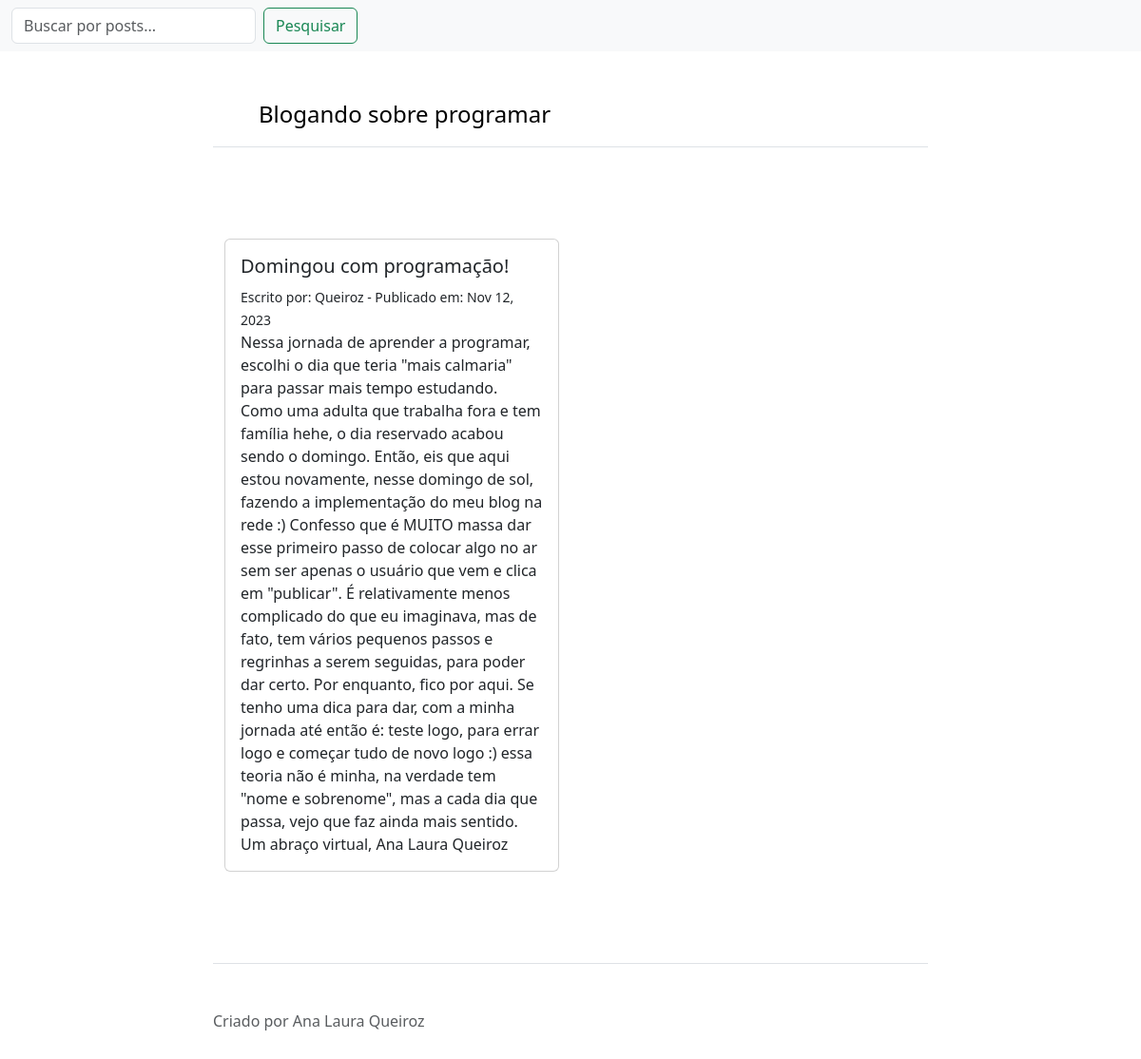
Screenshot of /blog/gomingoucomprogramacao/ with the database file from the repository.
### blog/models.py (models this page shows)
class Post(models.Model):
    title = models.CharField(max_length=200, unique=True) #texto do titulo, caracteres limitados
    slug = models.SlugField(max_length=40,default=slugify(title)) #criar url personalizada do post, sem ID publica
    author = models.ForeignKey(User, on_delete=models.CASCADE, related_name='blog_posts') #login par publicacao e regra de exclusao dos dados ao excluir autor
    created_date = models.DateTimeField(auto_now_add=True) #data e hora conforme tiemzone
    update_on = models.DateField(auto_now =True)
    content = models.TextField() #texto do blog, texto longo, caracteres ilimitados
    status = models.IntegerField(choices=STATUS, default=0) #padrao do post é rascunho
    published_date = models.DateTimeField(blank=True, null=True)
    class Meta:
        ordering = ['-created_date']

### blog/views.py (the view)
# urls.py: path('<slug:slug>/', views.DetailView.as_view(), name='post_detail'),
class DetailView (generic.DetailView):
    model = Post
    template_name = 'post_detail.html'

### blog/templates/post_detail.html
{% extends 'base.html' %}
{% load static %}
{% block content %}
    <main class="container py-5">
    <div class="row">
        <div class="col-sm-6">
        <div class="card">
            <div class="card-body">
            <h5 class="card-title"> {% block title %} {{ object.title }} {% endblock title %}</h5>
            <small> Escrito por:
                {{ post.author.username|title }} - Publicado em: {{ post.created_date|date:"M d, Y" }}
            </small>
            <p class="card-text"> {{ object.content | safe }}</p>
            </div>
        </div>
        </div>
    </div>
    </main>
{% endblock %}

### rows the page displays
Post: title "Domingou com programação!", author.username "Queiroz", created_date "Nov 12, 2023", content "Nessa jornada de aprender a programar, escolhi o dia que teria \"mais calmaria\" para passar mais tempo estudando. Como uma adulta que trabalha fora e tem família hehe, o dia reservado acabou sendo o domingo. Então, eis que aqui estou novamente, nesse domingo de sol, fazendo a implementação do meu blog na rede :) Confesso que é MUITO massa dar esse primeiro passo de colocar algo no ar sem ser apenas o usuário que vem e clica em \"publicar\". É relativamente menos complicado do que eu imaginava, mas de fato, tem vários pequenos passos e regrinhas a serem seguidas, para poder dar certo. Por enquanto, fico por aqui. Se tenho uma dica para dar, com a minha jornada até então é: teste logo, para…"
